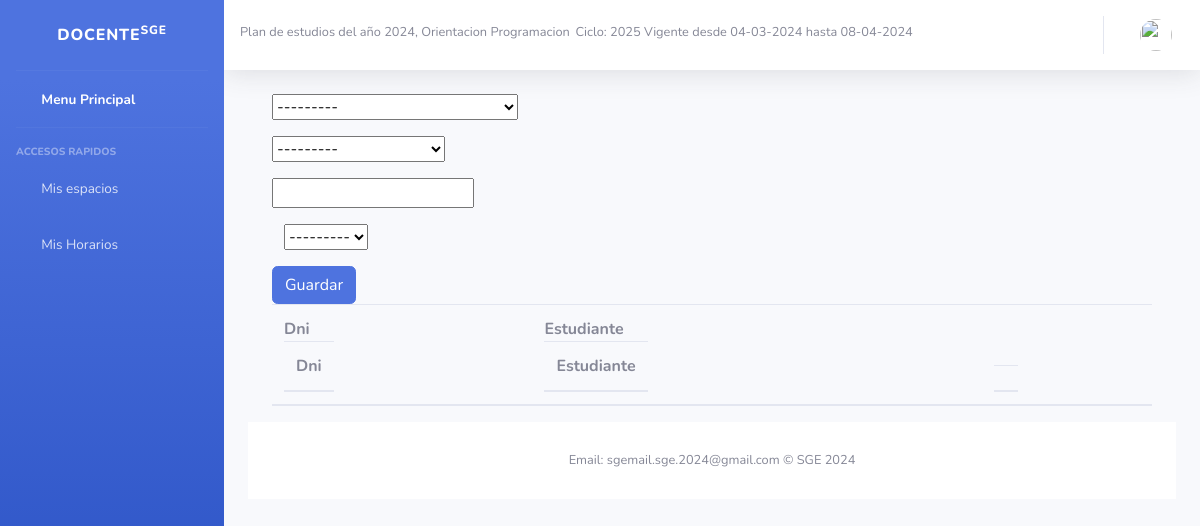
The app's page /Clases/docente/notas/1/, older data.
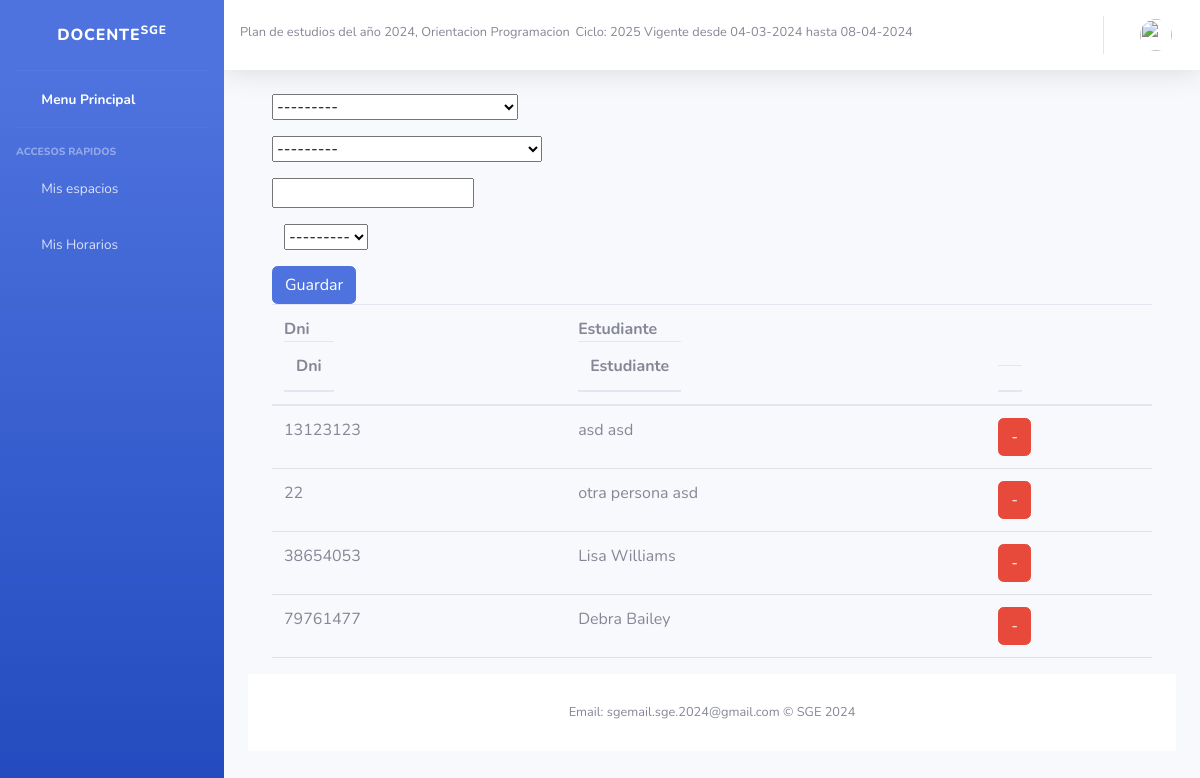
The same page, newer data.
### Core/models.py (models this page shows, shortened)
class Persona(models.Model):
    MAXNOMBRE = 50
    MAXAPELLIDO = 50
    REGEX_NOMBRE = '^[0-9a-zA-Z-_ .]{3,100}$'
    REGEX_NUMERO = '^[0-9]{1,12}$'
    MAXDNI =11
    MAXDIRECCION = 100
    MAXTELEFONO = 10
    nombre = models.CharField(
        help_text="Ej: Juan",
        max_length = MAXNOMBRE,
        unique= False,
        null= False,
        blank= False,
        validators= [RegexValidator(regex=REGEX_NOMBRE)],
        error_messages= {
            'max_length': "El nombre puede tener a lo sumo {} caracteres".format(MAXNOMBRE),
            'blank': "El nombre es obligatorio"
        }
    )
    apellido = models.CharField(
        help_text="Ej: Perez",
        max_length=MAXAPELLIDO,
        unique=False,
        null=False,
        blank=False,
        validators=[RegexValidator(regex=REGEX_NOMBRE)],
        error_messages={
            'max_length': "El apellido puede tener a lo sumo {} caracteres".format(MAXNOMBRE),
            'blank': "El apéllido es obligatorio"
        }
    )
    dni= models.CharField(
        help_text="Ej: 12345678",
        max_length = MAXDNI,
        unique= True,
        null= False,
        blank= False,
        error_messages= {
            'max_length': "El dni puede tener a lo sumo {} caracteres".format(MAXDNI),
            'unique': "El dni ingresado ya existe",
            'blank': "El dni es obligatorio"
        }
    )
    localidad=models.ForeignKey(
        Localidad,
        null=False,
        blank=False,
        on_delete=models.CASCADE,
        help_text="Ej: Trelew",
        error_messages={
        }
    )
    direccion=models.CharField(
        help_text="Ej: Calle falsa 123",
        max_length = MAXDIRECCION,
        unique= False,
        null= False,
        blank= False,
        error_messages= {
            'blank': "La direccion es obligatoria"
        }
    )
    email = models.EmailField(
        help_text="Ej: asd@asd.com",
        unique=True,
        null=True,
        blank=True,
        primary_key=False,
        error_messages={
            'unique': "El email no esta disponible",
        }
    )
    telefono= models.CharField(
        help_text="Ej: 0123456789 ",
        max_length=MAXTELEFONO,
        unique=False,
        null=True,
        blank=True,
        primary_key=False,
        validators=[RegexValidator(regex=REGEX_NUMERO)],
        error_messages={
            'max_length': "El telefono puede tener a lo sumo {} caracteres".format(MAXTELEFONO),
        }
    )
    def __str__(self):
        return "{0}, {1}, {2}".format(self.dni, self.apellido, self.nombre)

class Estudiante(Persona):
    def dia_futuro(value):
        hoy = date.today()
        if hoy <  value:
            raise ValidationError('La fecha ingresada es mayor a la actual')
        return value
    legajo = models.CharField(
        help_text="Ej: asd123",
        max_length= 50,unique= True,
        )
    fechaInscripcion = models.DateField(default = now,validators=[dia_futuro])
    aulas = models.ManyToManyField(
        'Aula',
        blank=True,
        related_name='estudiantes_en_aula'
        )

class Persona(models.Model):
    MAXNOMBRE = 50
    MAXAPELLIDO = 50
    REGEX_NOMBRE = '^[0-9a-zA-Z-_ .]{3,100}$'
    REGEX_NUMERO = '^[0-9]{1,12}$'
    MAXDNI =11
    MAXDIRECCION = 100
    MAXTELEFONO = 10
    nombre = models.CharField(
        help_text="Ej: Juan",
        max_length = MAXNOMBRE,
        unique= False,
        null= False,
        blank= False,
        validators= [RegexValidator(regex=REGEX_NOMBRE)],
        error_messages= {
            'max_length': "El nombre puede tener a lo sumo {} caracteres".format(MAXNOMBRE),
            'blank': "El nombre es obligatorio"
        }
    )
    apellido = models.CharField(
        help_text="Ej: Perez",
        max_length=MAXAPELLIDO,
        unique=False,
        null=False,
        blank=False,
        validators=[RegexValidator(regex=REGEX_NOMBRE)],
        error_messages={
            'max_length': "El apellido puede tener a lo sumo {} caracteres".format(MAXNOMBRE),
            'blank': "El apéllido es obligatorio"
        }
    )
    dni= models.CharField(
        help_text="Ej: 12345678",
        max_length = MAXDNI,
        unique= True,
        null= False,
        blank= False,
        error_messages= {
            'max_length': "El dni puede tener a lo sumo {} caracteres".format(MAXDNI),
            'unique': "El dni ingresado ya existe",
            'blank': "El dni es obligatorio"
        }
    )
    localidad=models.ForeignKey(
        Localidad,
        null=False,
        blank=False,
        on_delete=models.CASCADE,
        help_text="Ej: Trelew",
        error_messages={
        }
    )
    direccion=models.CharField(
        help_text="Ej: Calle falsa 123",
        max_length = MAXDIRECCION,
        unique= False,
        null= False,
        blank= False,
        error_messages= {
            'blank': "La direccion es obligatoria"
        }
    )
    email = models.EmailField(
        help_text="Ej: asd@asd.com",
        unique=True,
        null=True,
        blank=True,
        primary_key=False,
        error_messages={
            'unique': "El email no esta disponible",
        }
    )
    telefono= models.CharField(
        help_text="Ej: 0123456789 ",
        max_length=MAXTELEFONO,
        unique=False,
        null=True,
        blank=True,
        primary_key=False,
        validators=[RegexValidator(regex=REGEX_NUMERO)],
        error_messages={
            'max_length': "El telefono puede tener a lo sumo {} caracteres".format(MAXTELEFONO),
        }
    )
    def __str__(self):
        return "{0}, {1}, {2}".format(self.dni, self.apellido, self.nombre)

### Clases/views.py (the view)
# urls.py: re_path(r'^docente/notas/(?P<id_division>\d+)/$', views.estudiantes_aulas, name='docente/notas'),
def estudiantes_aulas(request, id_division):
    aula = Aula.objects.get(division_id = id_division)
    estudiantes = aula.estudiantes.all()
    print("Aulaaaa",aula.division.id)
    print(estudiantes)
    if request.method == 'GET':
        form = CalificacionForm(instance= aula.division)
    else:
        form = CalificacionForm(request.POST)
        if form.is_valid():
            form.save()
    return render (request, 'Calificacion/verEstudiante2.html',{
        'estudiantes': estudiantes,
        'form': form
    })

### Clases/forms.py
class CalificacionForm(forms.ModelForm):
    class Meta:
        model = Calificacion
        fields= [
            'espacioCurricular',
            'estudiante',
            'nota',
            'tipo'
         ]

### Core/models.py (called while the page is built)
    def __str__(self):
        return "Plan de estudios del año {0}, Orientacion {1}".format(self.anio, self.orientacion)

    def __str__(self):
        return "{0}, {1}".format(self.codigo, self.nombre)

    def __str__(self):
        return "{0} Vigente desde {1} hasta {2}".format(self.anioCalendario,self.fechaInicio.strftime("%d-%m-%Y"), self.fechaFin.strftime("%d-%m-%Y"))

### Clases/templates/Calificacion/verEstudiante2.html (shortened to what this page needs)
{% extends 'Core/Persona/menuDocente.html' %}
{% load static %}
{% block css %}
<link rel="stylesheet" type="text/css" href="{% static 'autocomplete_light/select2.css' %}" />
<link rel="stylesheet" href="https://cdn.datatables.net/1.13.6/css/dataTables.bootstrap5.min.css">
{% endblock %}
{% block content %}
{% load bootstrap5 %}
<div class="container">
    <form method="post">
        <div class="row">
            <div class="col-md-12">
                <div class="form-group">
                    {{ form.espacioCurricular }}
                </div>
            </div>
            <div class="col-md-12">
                <div class="form-group">
                    {{ form.estudiante }}
                </div>
            </div>
            <div class="col-md-12">
                <div class="form-group">
                    {{ form.nota }}
                </div>
            </div>
        </div>
        <div class="col-md-12">
            <div class="form-group">
                {{ form.tipo }}
            </div>
        </div>
        <button type="submit" class="btn btn-primary">Guardar</button>
    </form>
</div>
<div class="container">
    <table class="table " id="table_id">
        <thead>
            <tr>
                <th>Dni</th>
                <th>Estudiante</th>
                <th> </th>
            </tr>
        </thead>
        <tbody>
            {% for est in estudiantes %}
                <tr>
                    <td>{{ est.estudiante.dni }}  </td>
                    <td>{{ est.estudiante.nombre }}&nbsp;{{ est.estudiante.apellido }}</td>
                    <td> <a class="btn btn-danger" href="/Core/estudiante/eliminarInscripcion/{{insc.estudiante.id}}">- </a>
                    </td>
                </tr>
            {% endfor %}
        </tbody>
    </table>
</div>
{% endblock content %}

Row changes from the older to the newer data that the page shows:
now on this page (row unchanged): Estudiante: estudiante.dni "13123123", estudiante.nombre "asd", estudiante.apellido "asd"
now on this page (row unchanged): Estudiante: estudiante.dni "22", estudiante.nombre "otra persona", estudiante.apellido "asd"
added Estudiante: estudiante.dni "38654053", estudiante.nombre "Lisa", estudiante.apellido "Williams"
added Estudiante: estudiante.dni "79761477", estudiante.nombre "Debra", estudiante.apellido "Bailey"
